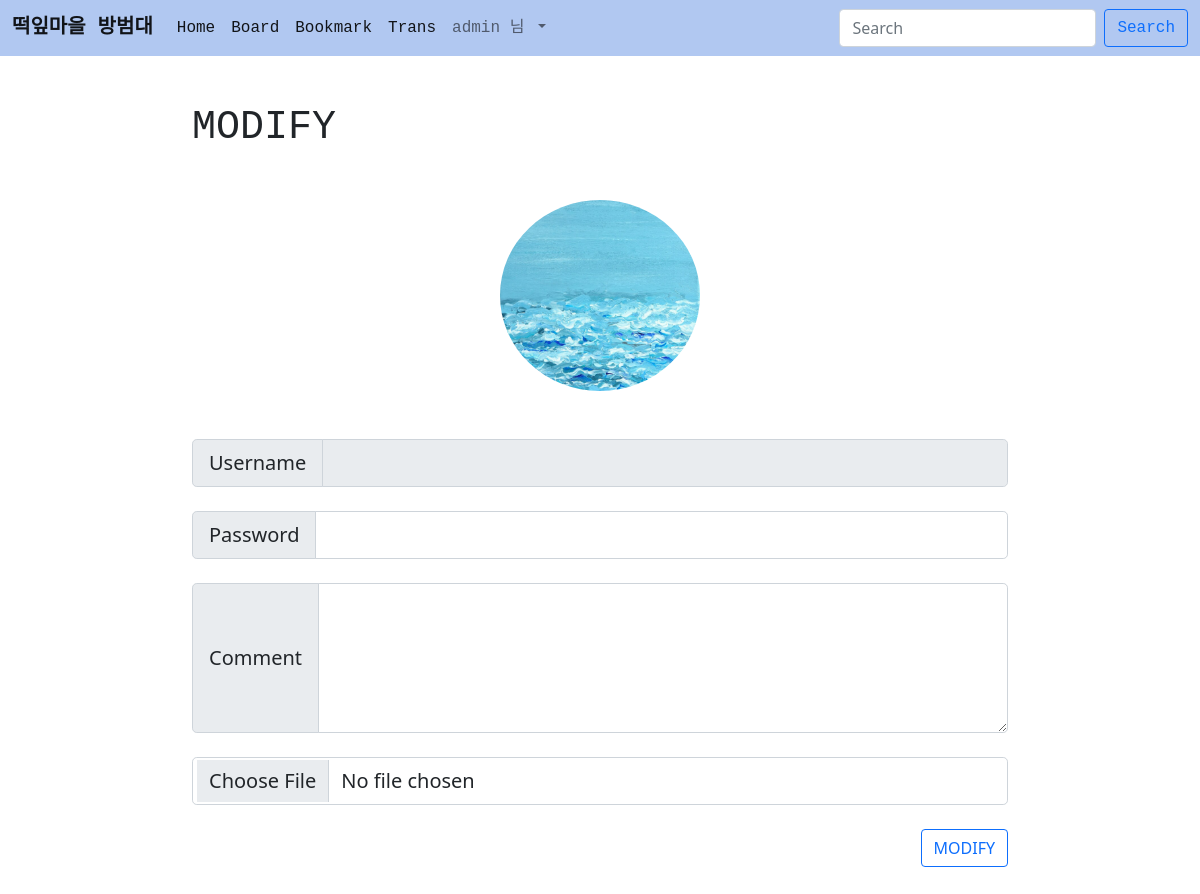
Page /acc/usermod (signed in) on the committed database.
### acc/models.py (models this page shows)
class User(AbstractUser):
    pic = models.ImageField(upload_to='usr')
    point = models.IntegerField(default = 0)
    comment = models.TextField(blank=True) #테이블에 속성 추가할 때 blank = True 해주기-> migraion해주기
    def getpic(self): #사진이 없는 경우
        if self.pic:
            return self.pic.url
        return "/media/no.png"

### acc/views.py (the view)
# urls.py: path('usermod', views.usermod, name = "usermod"),
def usermod(request):
    return render(request, "acc/mod.html")

### template/acc/mod.html (shortened to what this page needs)
{% extends 'base.html' %}
{% block content %}
<form method="POST" enctype = "multipart/form-data">
    <div class="container mt-5 mb-5" style="width: 70%">
        <h1 class='jm'>MODIFY</h1>
       <div class = "mt-5 text-center">
            <img class = "rounded-circle" src = "{{ user.getpic }}" width = "200px">
        </div>
         <div class="input-group input-group-lg mt-5">
            <span class="input-group-text" id="inputGroup-sizing-lg">Username</span>
            <input type="text" name="username" class="form-control" aria-label="Sizing example input" aria-describedby="inputGroup-sizing-lg" value = "{{ u.un }}" disabled>
        </div>
        <div class="input-group input-group-lg mt-4">
            <span class="input-group-text" id="inputGroup-sizing-lg">Password</span>
            <input type="password" name="password" class="form-control" value = "{{ u.pw }}" aria-label="Sizing example input" aria-describedby="inputGroup-sizing-lg">
        </div>
        <div class="input-group input-group-lg mt-4">
            <span class="input-group-text" id="inputGroup-sizing-lg">Comment</span>
            <textarea class = "form-control" style = "height: 150px" name = "comment">{{ u.com }}</textarea>
        </div>
        <div class="input-group input-group-lg mt-4">
            <input type="file" name="pic" class="form-control" aria-label="Sizing example input" aria-describedby="inputGroup-sizing-lg" value = "{{ u.pic }}">
        </div>
        <div class="mt-4 text-end">
            <button class="btn btn-outline-primary">MODIFY</button>
        </div>
    </div>
</form>
{% endblock %}

### template/base.html (shortened to what this page needs)
<!doctype html>
<html lang="en">
    <head>
        <link href="https://cdn.jsdelivr.net/npm/bootstrap@5.1.3/dist/css/bootstrap.min.css" rel="stylesheet">
    </head>
    <body>
        {% if user.is_authenticated %}
        <nav class="navbar navbar-expand-lg navbar-light" style="background-color :rgb(177, 200, 241)">
            <div class="container-fluid">
                <a class="navbar-brand jm" href="#"><b>떡잎마을 방범대</b></a>
                <div class="collapse navbar-collapse" id="navbarSupportedContent">
                    <ul class="navbar-nav me-auto mb-2 mb-lg-0">
                        <li class="nav-item">
                            <a class="nav-link active jm" aria-current="page" href="#">Home</a>
                        </li>
                        <li class="nav-item">
                            <a class="nav-link active jm" aria-current="page" href="{% url 'home:home' %}">Board</a>
                        </li>
                        <li class="nav-item">
                            <a class="nav-link active jm" aria-current="page" href="{% url 'book:site' %}">Bookmark</a>
                        </li>
                        <li class="nav-item">
                            <a class="nav-link active jm" aria-current="page" href="{% url 'trans:index' %}">Trans</a>
                        </li>
                        <li class="nav-item dropdown">
                            <a class="nav-link dropdown-toggle jm" href="#" id="navbarDropdown" role="button" data-bs-toggle="dropdown" aria-expanded="false">
                            {{ user.username }} 님
                            </a>
                        </li>
                    </ul>
                    <form class="d-flex">
                        <input class="form-control me-2" type="search" placeholder="Search" aria-label="Search">
                        <button class="btn btn-outline-primary jm" type="submit">Search</button>
                    </form>
                </div>
            </div>
        </nav>
        {% endif %}
        {% block content %}
        {% endblock %}
    </body>
</html>

### template/base.html (style rules this page uses)
.jm { font-family: 'Nanum Gothic Coding', monospace; }

### rows in the picture
User: username "admin", getpic (picture)
